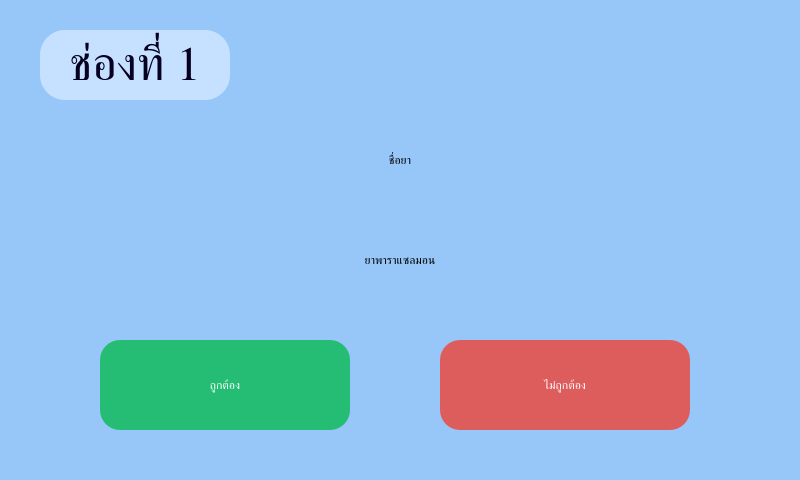
<?xml version="1.0" encoding="UTF-8"?>
<ui version="4.0">
 <class>background_confirm_pill_name</class>
 <widget class="QDialog" name="background_confirm_pill_name">
  <property name="geometry">
   <rect>
    <x>0</x>
    <y>0</y>
    <width>800</width>
    <height>480</height>
   </rect>
  </property>
  <property name="windowTitle">
   <string>Dialog</string>
  </property>
  <property name="styleSheet">
   <string notr="true">QWidget#background_confirm_pill_name{
background-color: #97C7F9}</string>
  </property>
  <widget class="QLabel" name="no_channel">
   <property name="geometry">
    <rect>
     <x>40</x>
     <y>30</y>
     <width>190</width>
     <height>70</height>
    </rect>
   </property>
   <property name="font">
    <font>
     <family>JasmineUPC</family>
     <pointsize>36</pointsize>
     <weight>9</weight>
     <italic>false</italic>
     <bold>false</bold>
    </font>
   </property>
   <property name="styleSheet">
    <string notr="true">background-color: #C5E1FF;
font: 75 36pt &quot;JasmineUPC&quot;;
border-radius: 25px;
color: #070021;
</string>
   </property>
   <property name="text">
    <string>ช่องที่ 1</string>
   </property>
   <property name="alignment">
    <set>Qt::AlignCenter</set>
   </property>
  </widget>
  <widget class="QLabel" name="label_1">
   <property name="geometry">
    <rect>
     <x>315</x>
     <y>120</y>
     <width>170</width>
     <height>80</height>
    </rect>
   </property>
   <property name="styleSheet">
    <string notr="true">font:42pt &quot;JasmineUPC&quot;;</string>
   </property>
   <property name="text">
    <string>ชื่อยา</string>
   </property>
   <property name="alignment">
    <set>Qt::AlignCenter</set>
   </property>
  </widget>
  <widget class="QLabel" name="show_pill_name">
   <property name="geometry">
    <rect>
     <x>120</x>
     <y>220</y>
     <width>560</width>
     <height>80</height>
    </rect>
   </property>
   <property name="styleSheet">
    <string notr="true">font: 52pt &quot;JasmineUPC&quot;;</string>
   </property>
   <property name="text">
    <string>ยาพาราแซลมอน</string>
   </property>
   <property name="alignment">
    <set>Qt::AlignCenter</set>
   </property>
  </widget>
  <widget class="QToolButton" name="button_correct_pill_name">
   <property name="geometry">
    <rect>
     <x>100</x>
     <y>340</y>
     <width>250</width>
     <height>90</height>
    </rect>
   </property>
   <property name="styleSheet">
    <string notr="true">

QToolButton#button_correct_pill_name {
   	font: 75 36pt &quot;JasmineUPC&quot;;
   background-color:#24BD73;
   color: #ffffff;
   border-radius:20px;
}
QToolButton#button_correct_pill_name:hover {
	font: 75 36pt &quot;JasmineUPC&quot;;
	background-color:#23B36D;
	color: #ffffff;
	border-radius:20px;
	width: 170px;
	height:100px;
}</string>
   </property>
   <property name="text">
    <string>ถูกต้อง</string>
   </property>
  </widget>
  <widget class="QToolButton" name="button_incorrect_pill_name">
   <property name="geometry">
    <rect>
     <x>440</x>
     <y>340</y>
     <width>250</width>
     <height>90</height>
    </rect>
   </property>
   <property name="styleSheet">
    <string notr="true">QToolButton#button_incorrect_pill_name {
   	font: 75 36pt &quot;JasmineUPC&quot;;
    background-color: #DD5D5D;
      border-radius:20px;
    color: white;
}
QToolButton#button_incorrect_pill_name:hover {
   	font: 75 36pt &quot;JasmineUPC&quot;;
    background-color: rgb(255, 50, 50);
      border-radius:20px;
    color: white;
}</string>
   </property>
   <property name="text">
    <string>ไม่ถูกต้อง</string>
   </property>
  </widget>
 </widget>
 <resources/>
 <connections/>
</ui>
